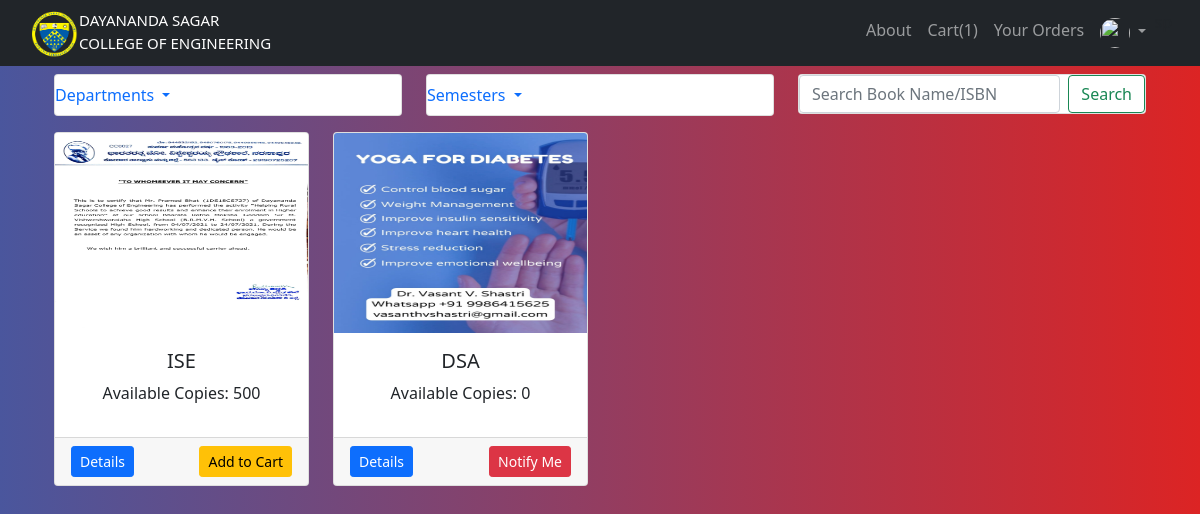
/student_home (signed in), run on the app's committed database.
### website/models.py (models this page shows, shortened)
class Addbook(db.Model):
    __tablename__='addbook'
    __searchable__ = ['name', 'desc', 'isbn']
    id = db.Column(db.Integer, primary_key=True)
    name = db.Column(db.String(80), nullable=False)
    price = db.Column(db.Numeric(10,2), nullable=False)
    isbn = db.Column(db.Integer,default=0)
    stock = db.Column(db.Integer,nullable=False)
    available_copies = db.Column(db.Integer,nullable=False)
    desc = db.Column(db.Text, nullable=False)
    pub_date = db.Column(db.DateTime, nullable=False, default=datetime.utcnow)
    department_id = db.Column(db.Integer, db.ForeignKey('department.id'),nullable=False)
    department = db.relationship('Department', backref=db.backref('departments',lazy=True))
    semester_id = db.Column(db.Integer, db.ForeignKey('semester.id'),nullable=False)
    semester = db.relationship('Semester', backref=db.backref('semesters',lazy=True))
    image_1 = db.Column(db.String(150), nullable=False, default='image.jpg')
    image_2 = db.Column(db.String(150), nullable=False, default='image.jpg')
    image_3 = db.Column(db.String(150), nullable=False, default='image.jpg')

### website/views.py (the view)
@views.route('/student_home')
@login_required
@requires_access_level("student")
def student_home():
    if current_user.is_authenticated:
        student_id = current_user.id
    cart = Student_Cart.query.filter_by(student_id = student_id).first()
    if(cart):
        session['Shoppingcart'] = cart.carts
    else:
        try:
            session.pop('Shoppingcart', None)
        except Exception as e:
            print(e)
    page = request.args.get('page',1, type=int)
    books = Addbook.query.filter(Addbook.stock>=0).order_by(Addbook.id.desc()).paginate(page = page, per_page = 8)
    return render_template("student_home.html", user=current_user, books = books, departments = departments(), semesters = semesters())

### website/models.py (called while the page is built)
        def process_result_value(self, value, dialect):
                if value is None:
                        return {}
                else:
                        return json.loads(value)

        def get_urole(self):
                return self.urole

### website/views.py (called while the page is built)
def requires_access_level(access_level):
    def decorator(f):
        @wraps(f)
        def decorated_function(*args, **kwargs):
            if not current_user.is_authenticated:
                flash('Login to Access', 'error')
                return redirect(url_for('views.home'))
            if current_user.get_urole()!=access_level:
                logout_user()
                flash('You do not have access to this resource. You have been automatically Logged Out', 'error')
                return redirect(url_for('views.home'))
            return f(*args, **kwargs)
        return decorated_function
    return decorator

def departments():
    departments = Department.query.join(Addbook, (Department.id == Addbook.department_id)).all()
    return departments

def semesters():
    semesters = Semester.query.join(Addbook, (Semester.id == Addbook.semester_id)).all()
    return semesters

### website/templates/student_home.html (shortened to what this page needs)
{% extends "base.html" %} {% block title %}Student Home{% endblock %}
{% block content %}
<br>
<br>
<div class="container">
    <div class="row">
        <div class="col-md-4">
            <div class="card mt-100">
                <ul class="navbar-nav me-auto mb-2 mb-lg-0">
                <li class="nav-item dropdown">
                    <a class="nav-link dropdown-toggle" href="#" id="navbarDropdown" role="button" data-bs-toggle="dropdown" aria-expanded="false">
                      Departments
                    </a>
                  </li>
                </ul>
            </div>
        </div>
        <div class="col-md-4">
            <div class="card mt-100">
                <ul class="navbar-nav me-auto mb-2 mb-lg-0">
                <li class="nav-item dropdown">
                    <a class="nav-link dropdown-toggle" href="#" id="navbarDropdown" role="button" data-bs-toggle="dropdown" aria-expanded="false">
                      Semesters
                    </a>
                  </li>
                </ul>
            </div>
        </div>
<div class="col-md-4">
    <div class="card mt-100">
      <form class="d-flex" action="{{url_for('views.result')}}">
        <input class="form-control me-2" type="search" placeholder="Search Book Name/ISBN" aria-label="Search" name="q">
        <button class="btn btn-outline-success" type="submit">Search</button>
      </form>
    </div>
</div>
<div class="container">
    <div class="row">
{% if department %}
{% for d in department.items %}
        <div class="col-md-3 mt-3">
            <div class="card">
                <img src="{{url_for('static', filename = 'images/' + d.image_1)}}" alt="{{d.name}}" class="card-img-top" height="200">
                <div class="card-body">
                    <h5 class="text-center">{{d.name}}</h5>
                    <p class="text-center">Available Copies: {{d.stock}}</p>
                </div>
                <div class="card-footer">
                <a href="{{url_for('views.single_page', id = d.id)}}" class="float-left btn btn-sm btn-primary">Details</a>
                {% if d.stock >0 %}
                <form action="{{url_for('cart.AddCart')}}" method="POST">
                    <input type="hidden" name="book_id" value="{{d.id}}">
                    <button type="submit" class="btn btn-sm btn-warning float-right">Add to Cart</button>
                </form>
                {% else %}
                <a href="{{url_for('cart.notify',id = d.id)}}" class="float-right btn btn-sm btn-danger">Notify Me</a>
                {% endif %}
            </div>
        </div>
    </div>
    {% endfor %}
</div>
<div class="row">
    <div class="col text-center">
    {% if department.has_prev %}
    <a href="{{url_for('views.get_department',id = get_dep.id,  page = department.prev_num)}}" class="btn btn-outline-info btn-sm mt-3">Previous</a>
    {% endif %}
    {% if department.total > 8 %}
    {% for page_num in department.iter_pages(left_edge=1, right_edge=2, left_current=1, right_current=2) %}
    {% if page_num %}
    {% if department.page == page_num %}
    <a href="{{url_for('views.get_department',id = get_dep.id,  page = page_num)}}" class="btn btn-info btn-sm mt-3">{{page_num}}</a>
    {% else %}
    <a href="{{url_for('views.get_department',id = get_dep.id,  page = page_num)}}" class="btn btn-outline-info btn-sm mt-3">{{page_num}}</a>
    {% endif %}
    {% else %}
    ...
    {% endif %}
    {% endfor %}
    {% endif %}
    {% if department.has_next %}
    <a href="{{url_for('views.get_department', id = get_dep.id,  page = department.next_num)}}" class="btn btn-outline-info btn-sm mt-3">Next</a>
    {% endif %}
    </div>
</div>
<div class="row">
{% else %}
        {% for book in books.items %}
        <div class="col-md-3 mt-3">
            <div class="card">
                <img src="{{url_for('static', filename = 'images/' + book.image_1)}}" alt="{{book.name}}" class="card-img-top" height="200">
                <div class="card-body">
                    <h5 class="text-center">{{book.name}}</h5>
                    <p class="text-center">Available Copies: {{book.stock}}</p>
                </div>
                <div class="card-footer">
                <a href="{{url_for('views.single_page', id = book.id)}}" class="float-left btn btn-sm btn-primary">Details</a>
                {% if book.stock >0 %}
                <form action="{{url_for('cart.AddCart')}}" method="POST">
                    <button type="submit" class="btn btn-sm btn-warning float-right">Add to Cart</button>
                </form>
                {% else %}
                <a href="{{url_for('cart.notify',id = book.id)}}" class="float-right btn btn-sm btn-danger">Notify Me</a>
                {% endif %}
            </div>
        </div>
    </div>
    {% endfor %}
</div>
    {% endif %}
    </div>
</div>
<br>
{% endblock %}

### website/static/style.css (style rules this page uses)
.bg-nav { background: #DC2424; background: -webkit-linear-gradient(to right, #4A569D, #DC2424); background: linear-gradient(to right, #4A569D, #DC2424); }
.mt-100 { margin-top: -40px; }

### data on the page
Addbook: image_1 (picture), name "ISE", stock "500"
Addbook: image_1 (picture), name "DSA", stock "0"

### other printed values
{{ session['Shoppingcart']|length }} "1"
